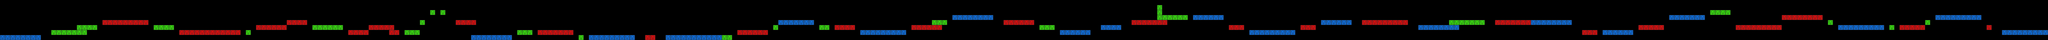

A 2D game scene composited from a Tiled map and its tileset images. What follows is a short description and the map's XML, with each tile layer's data collapsed to a summary:
An orthogonal 400x8 tile map with 32x32 px tiles, 3 tile layers (blue, red, green) and 55 objects.

<map version="1.0" orientation="orthogonal" width="400" height="8" tilewidth="32" tileheight="32">
 <tileset firstgid="1" name="blocks" tilewidth="32" tileheight="32">
  <image source="blocks.png" width="96" height="32" />
 </tileset>
 <layer name="blue" width="400" height="8">
  <data>[3200 cells, 147 non-empty, 1 distinct tile ids]</data>
 </layer>
 <layer name="red" width="400" height="8">
  <data>[3200 cells, 137 non-empty, 1 distinct tile ids]</data>
 </layer>
 <layer name="green" width="400" height="8">
  <data>[3200 cells, 65 non-empty, 1 distinct tile ids]</data>
 </layer>
 <objectgroup name="crystals" width="400" height="8">
  <object x="117" y="204">
   <ellipse />
  </object>
  <object x="244" y="204">
   <ellipse />
  </object>
  <object x="344" y="169">
   <ellipse />
  </object>
  <object x="504" y="145">
   <ellipse />
  </object>
  <object x="657" y="117">
   <ellipse />
  </object>
  <object x="786" y="79">
   <ellipse />
  </object>
  <object x="977" y="149">
   <ellipse />
  </object>
  <object x="1137" y="180">
   <ellipse />
  </object>
  <object x="1484" y="180">
   <ellipse />
  </object>
  <object x="1611" y="149">
   <ellipse />
  </object>
  <object x="1959" y="149">
   <ellipse />
  </object>
  <object x="2200" y="165">
   <ellipse />
  </object>
  <object x="2635" y="105">
   <ellipse />
  </object>
  <object x="2701" y="47">
   <ellipse />
  </object>
  <object x="2866" y="112">
   <ellipse />
  </object>
  <object x="3093" y="199">
   <ellipse />
  </object>
  <object x="3282" y="184">
   <ellipse />
  </object>
  <object x="3432" y="175">
   <ellipse />
  </object>
  <object x="3514" y="173">
   <ellipse />
  </object>
  <object x="3631" y="209">
   <ellipse />
  </object>
  <object x="4044" y="211">
   <ellipse />
  </object>
  <object x="4342" y="210">
   <ellipse />
  </object>
  <object x="4545" y="210">
   <ellipse />
  </object>
  <object x="4841" y="143">
   <ellipse />
  </object>
  <object x="4977" y="113">
   <ellipse />
  </object>
  <object x="5162" y="151">
   <ellipse />
  </object>
  <object x="5320" y="151">
   <ellipse />
  </object>
  <object x="5649" y="182">
   <ellipse />
  </object>
  <object x="5902" y="110">
   <ellipse />
  </object>
  <object x="6286" y="117">
   <ellipse />
  </object>
  <object x="6501" y="149">
   <ellipse />
  </object>
  <object x="6791" y="175">
   <ellipse />
  </object>
  <object x="6997" y="149">
   <ellipse />
  </object>
  <object x="7279" y="78">
   <ellipse />
  </object>
  <object x="7467" y="82">
   <ellipse />
  </object>
  <object x="7722" y="142">
   <ellipse />
  </object>
  <object x="8073" y="175">
   <ellipse />
  </object>
  <object x="8201" y="144">
   <ellipse />
  </object>
  <object x="8430" y="118">
   <ellipse />
  </object>
  <object x="8782" y="119">
   <ellipse />
  </object>
  <object x="8945" y="148">
   <ellipse />
  </object>
  <object x="9086" y="113">
   <ellipse />
  </object>
  <object x="9270" y="112">
   <ellipse />
  </object>
  <object x="9554" y="112">
   <ellipse />
  </object>
  <object x="9799" y="112">
   <ellipse />
  </object>
  <object x="9892" y="179">
   <ellipse />
  </object>
  <object x="10240" y="146">
   <ellipse />
  </object>
  <object x="10391" y="146">
   <ellipse />
  </object>
  <object x="10440" y="82">
   <ellipse />
  </object>
  <object x="10785" y="55">
   <ellipse />
  </object>
  <object x="11065" y="134">
   <ellipse />
  </object>
  <object x="11445" y="116">
   <ellipse />
  </object>
  <object x="11820" y="149">
   <ellipse />
  </object>
  <object x="12048" y="119">
   <ellipse />
  </object>
  <object x="12432" y="147">
   <ellipse />
  </object>
 </objectgroup>
</map>
